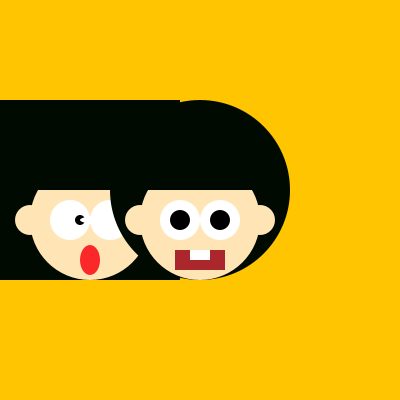
Frame 1 (no input)
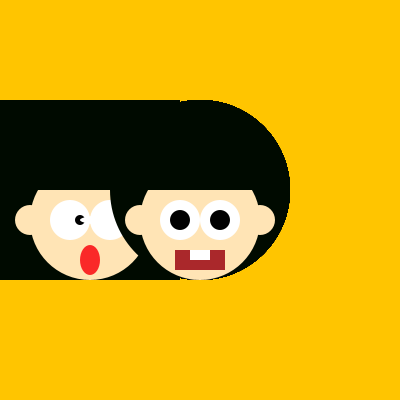
Frame 60 (the mouse pressed at the canvas centre just before this capture)
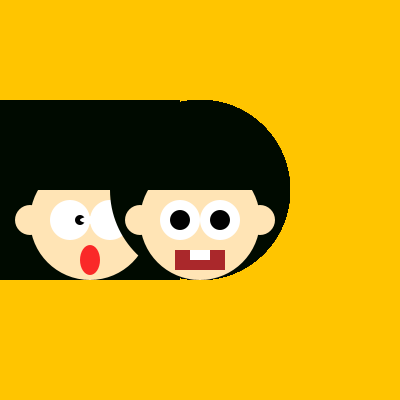
Frame 120 (the mouse held since frame 60 and released just before this capture)

The Processing sketch that drew these frames (run headless with seeded random() and noise(); from frame 60 on, the mouse is pressed at the canvas centre):

// Processing sketch: processing_13408
// ── processing_13408.pde

int counter;

void setup() {  //setup function called initially, only once
  size(400, 400);
  background(255,197,0);  //set background black   
}

void draw() {  //draw function loops 
//face
noStroke ();
fill (0,10,0);
rect (00, 100, 180, 180);
fill (255,228,181);
ellipse (30, 220, 30, 30);
ellipse (120, 220, 30, 30);
ellipse (90, 220, 120, 120);
//앞머리
fill (0,10,0);
rect (10, 150, 140, 40);
//눈
fill (255);
ellipse (70, 220, 40, 40);
ellipse (110, 220, 40, 40);
fill (0);
ellipse (80, 220, 10, 10);
ellipse (110, 220, 10, 10);
fill (255);
ellipse (110, 220, 60, 10);
fill (250,40,40);
ellipse (90, 260, 20, 30);

//face2
noStroke ();
fill (0,10,0);
ellipse (200, 190, 180, 180);
//귀얼굴
fill (255,228,181);
ellipse (140, 220, 30, 30);
ellipse (260, 220, 30, 30);
ellipse (200, 220, 120, 120);
//앞머리
fill (0,10,0);
rect (130, 150, 140, 40);
//눈
fill (255);
ellipse (220, 220, 40, 40);
ellipse (180, 220, 40, 40);
fill (0);
ellipse (180, 220, 20, 20);
ellipse (220, 220, 20, 20);
//입
fill (170,40,43);
rect (175, 250, 50, 20);
fill (255);
rect (190, 250, 20, 10);




   
}

                
                
